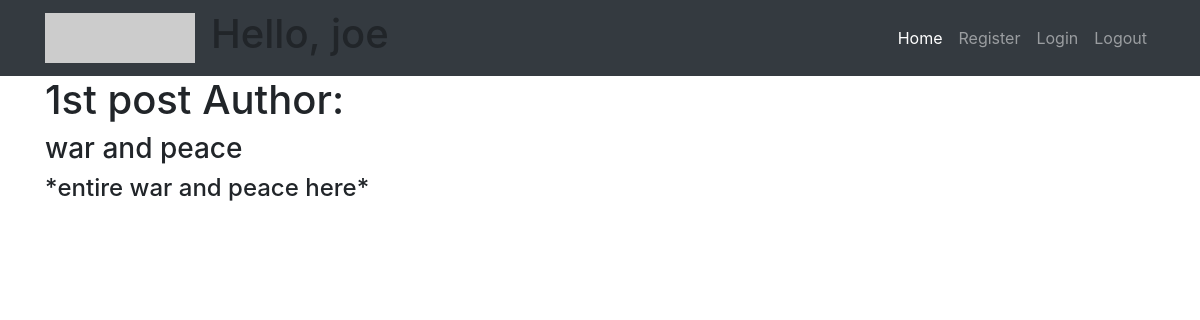
/blog/post/1 (signed in), run on an earlier commit of the app's database.
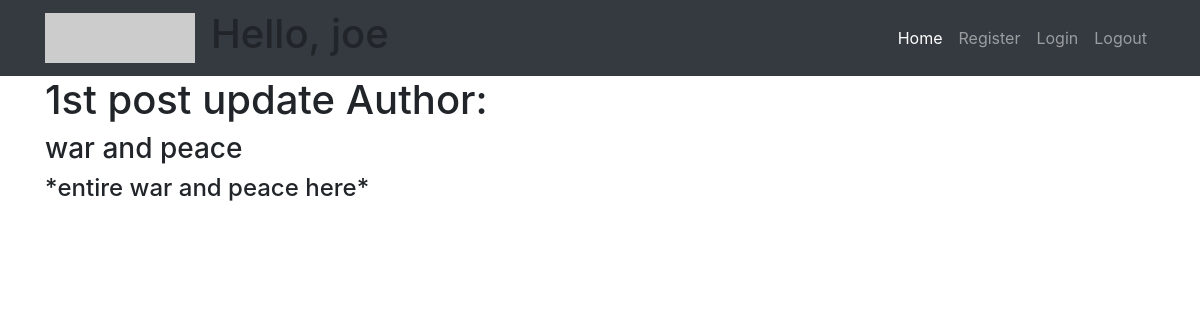
And on a later commit of the database.
### BlogApp/models.py (models this page shows, shortened)
class Post(models.Model):
    name = models.CharField(max_length=200, default='Untitled')
    creation_date = models.DateTimeField(auto_now_add=True, null=True)
    text = models.TextField()
    description = models.TextField(max_length=200)
    user = models.ForeignKey(User, on_delete=models.SET_NULL, null=True)

### BlogApp/views.py (the view)
# urls.py: path('post/<str:pk>', views.post_page, name='post'),
@login_required(login_url='login')
def post_page(request, pk):
    post = Post.objects.get(id=pk)
    context = {'post': post}
    return render(request, 'Blog/post.html', context)

### templates/Blog/post.html
{% extends 'Blog/base.html' %}
{% block content %}
<h1><span>{{ post.name }} Author: {{ post.user.name }}</span></h1>
<h3>{{ post.description }}</h3>
<h4>{{ post.text }}</h4>
{% endblock %}

What changed in the data, as far as the page shows it:
changed Post "war and peace": name "1st post" → "1st post update"
